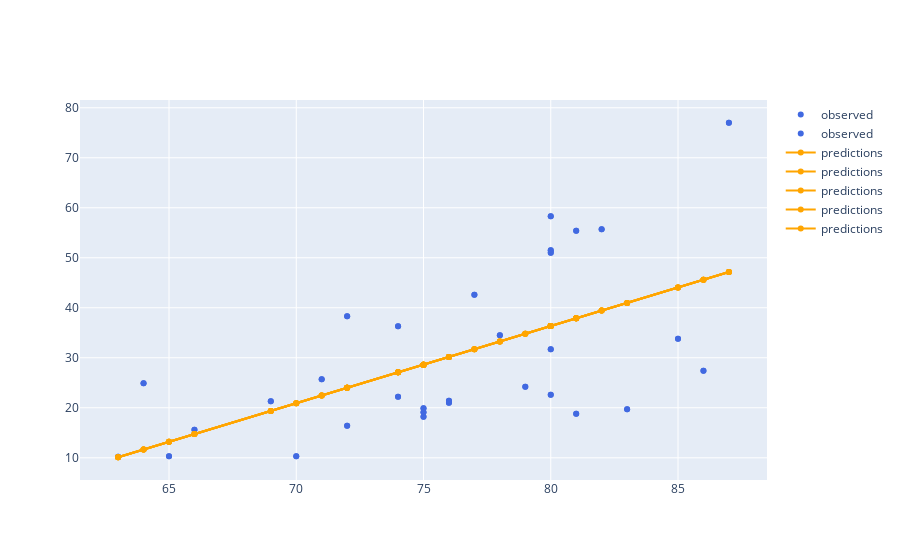

The notebook cell saved with this chart:
### Markdown cell above
Add a scatterplot of *predicted* data to the figure.

### Code cell
fig.add_scatter(x= (np.ravel(pDataframe[['Height']])),y= (np.ravel(pDataframe[['predictions']])),mode="lines+markers",name="predictions",line=dict(color='orange'))

#<xml xmlns="https://developers.google.com/blockly/xml"><variables><variable id="w|!1_/S4wRKF4S1`6Xg+">fig</variable><variable id="YynR+H75hTgW`vKfMxOx">np</variable><variable id="CudVpfu+F^ruj_:ZU_(,">pDataframe</variable></variables><block type="varDoMethod" id="O07?sQIdula@ap]/9Ogq" x="-31" y="143"><mutation items="5"></mutation><field name="VAR" id="w|!1_/S4wRKF4S1`6Xg+">fig</field><field name="MEMBER">add_scatter</field><data>fig:add_scatter</data><value name="ADD0"><block type="valueOutputCodeBlock" id="?9~fa0|VKDIpx+X]Ne],"><field name="CODE">x=</field><value name="INPUT"><block type="varDoMethod" id="PqgNL`IVR~dg0v3Zc@6E"><mutation items="1"></mutation><field name="VAR" id="YynR+H75hTgW`vKfMxOx">np</field><field name="MEMBER">ravel</field><data>np:ravel</data><value name="ADD0"><block type="indexer" id="{0YKup]NzKguA|u$}T+$"><field name="VAR" id="CudVpfu+F^ruj_:ZU_(,">pDataframe</field><value name="INDEX"><block type="lists_create_with" id="t9a]MmJQplr$V%vOxUz3"><mutation items="1"></mutation><value name="ADD0"><block type="text" id="jydyI4?hT45#whKP08UT"><field name="TEXT">Height</field></block></value></block></value></block></value></block></value></block></value><value name="ADD1"><block type="valueOutputCodeBlock" id="*_^=o_W]Sgn}Tc^ke{#)"><field name="CODE">y=</field><value name="INPUT"><block type="varDoMethod" id="3?uC$.@1v/6AYM0^KD^t"><mutation items="1"></mutation><field name="VAR" id="YynR+H75hTgW`vKfMxOx">np</field><field name="MEMBER">ravel</field><data>np:ravel</data><value name="ADD0"><block type="indexer" id="LY/hxSnBOfWTui}8@d.*"><field name="VAR" id="CudVpfu+F^ruj_:ZU_(,">pDataframe</field><value name="INDEX"><block type="lists_create_with" id="WIy]!H9t$(6VN9#y1C,-"><mutation items="1"></mutation><value name="ADD0"><block type="text" id="5W]!]7j$xQzCaP0K/$Hq"><field name="TEXT">predictions</field></block></value></block></value></block></value></block></value></block></value><value name="ADD2"><block type="dummyOutputCodeBlock" id="sif/rSeATJ5@wW{~i{bj"><field name="CODE">mode="lines+markers"</field></block></value><value name="ADD3"><block type="dummyOutputCodeBlock" id="tT4JzYg!8$,J4BX,5*(n"><field name="CODE">name="predictions"</field></block></value><value name="ADD4"><block type="dummyOutputCodeBlock" id="OxNE0Iz6@tG*|Lng7anA"><field name="CODE">line=dict(color='orange')</field></block></value></block></xml>

### Figure 1 — Plotly figure (JSON) as saved in the notebook; plotly's stock layout.template omitted (floating-point values rounded to 4 significant figures)
{"data": [{"line": {"color": "royalblue"}, "mode": "markers", "name": "observed", "type": "scatter", "x": [70, 65, 63, 72, 81, 83, 66, 75, 80, 75, 79, 76, 76, 69, 75, 74, 85, 86, 71, 64, 78, 80, 74, 72, 77, 81, 82, 80, 80, 80, 87], "y": [10.3, 10.3, 10.2, 16.4, 18.8, 19.7, 15.6, 18.2, 22.6, 19.9, 24.2, 21.0, 21.4, 21.3, 19.1, 22.2, 33.8, 27.4, 25.7, 24.9, 34.5, 31.7, 36.3, 38.3, 42.6, 55.4, 55.7, 58.3, 51.5, 51.0, 77.0]}, {"line": {"color": "royalblue"}, "mode": "markers", "name": "observed", "type": "scatter", "x": [70, 65, 63, 72, 81, 83, 66, 75, 80, 75, 79, 76, 76, 69, 75, 74, 85, 86, 71, 64, 78, 80, 74, 72, 77, 81, 82, 80, 80, 80, 87], "y": [10.3, 10.3, 10.2, 16.4, 18.8, 19.7, 15.6, 18.2, 22.6, 19.9, 24.2, 21.0, 21.4, 21.3, 19.1, 22.2, 33.8, 27.4, 25.7, 24.9, 34.5, 31.7, 36.3, 38.3, 42.6, 55.4, 55.7, 58.3, 51.5, 51.0, 77.0]}, {"line": {"color": "orange"}, "mode": "lines+markers", "name": "predictions", "type": "scatter", "x": [70, 65, 63, 72, 81, 83, 66, 75, 80, 75, 79, 76, 76, 69, 75, 74, 85, 86, 71, 64, 78, 80, 74, 72, 77, 81, 82, 80, 80, 80, 87], "y": [20.91, 13.19, 10.11, 24.0, 37.89, 40.97, 14.74, 28.63, 36.34, 28.63, 34.8, 30.17, 30.17, 19.37, 28.63, 27.08, 44.06, 45.6, 22.45, 11.65, 33.26, 36.34, 27.08, 24.0, 31.71, 37.89, 39.43, 36.34, 36.34, 36.34, 47.15]}, {"line": {"color": "orange"}, "mode": "lines+markers", "name": "predictions", "type": "scatter", "x": [70, 65, 63, 72, 81, 83, 66, 75, 80, 75, 79, 76, 76, 69, 75, 74, 85, 86, 71, 64, 78, 80, 74, 72, 77, 81, 82, 80, 80, 80, 87], "y": [20.91, 13.19, 10.11, 24.0, 37.89, 40.97, 14.74, 28.63, 36.34, 28.63, 34.8, 30.17, 30.17, 19.37, 28.63, 27.08, 44.06, 45.6, 22.45, 11.65, 33.26, 36.34, 27.08, 24.0, 31.71, 37.89, 39.43, 36.34, 36.34, 36.34, 47.15]}, {"line": {"color": "orange"}, "mode": "lines+markers", "name": "predictions", "type": "scatter", "x": [70, 65, 63, 72, 81, 83, 66, 75, 80, 75, 79, 76, 76, 69, 75, 74, 85, 86, 71, 64, 78, 80, 74, 72, 77, 81, 82, 80, 80, 80, 87], "y": [20.91, 13.19, 10.11, 24.0, 37.89, 40.97, 14.74, 28.63, 36.34, 28.63, 34.8, 30.17, 30.17, 19.37, 28.63, 27.08, 44.06, 45.6, 22.45, 11.65, 33.26, 36.34, 27.08, 24.0, 31.71, 37.89, 39.43, 36.34, 36.34, 36.34, 47.15]}, {"line": {"color": "orange"}, "mode": "lines+markers", "name": "predictions", "type": "scatter", "x": [70, 65, 63, 72, 81, 83, 66, 75, 80, 75, 79, 76, 76, 69, 75, 74, 85, 86, 71, 64, 78, 80, 74, 72, 77, 81, 82, 80, 80, 80, 87], "y": [20.91, 13.19, 10.11, 24.0, 37.89, 40.97, 14.74, 28.63, 36.34, 28.63, 34.8, 30.17, 30.17, 19.37, 28.63, 27.08, 44.06, 45.6, 22.45, 11.65, 33.26, 36.34, 27.08, 24.0, 31.71, 37.89, 39.43, 36.34, 36.34, 36.34, 47.15]}, {"line": {"color": "orange"}, "mode": "lines+markers", "name": "predictions", "type": "scatter", "x": [70, 65, 63, 72, 81, 83, 66, 75, 80, 75, 79, 76, 76, 69, 75, 74, 85, 86, 71, 64, 78, 80, 74, 72, 77, 81, 82, 80, 80, 80, 87], "y": [20.91, 13.19, 10.11, 24.0, 37.89, 40.97, 14.74, 28.63, 36.34, 28.63, 34.8, 30.17, 30.17, 19.37, 28.63, 27.08, 44.06, 45.6, 22.45, 11.65, 33.26, 36.34, 27.08, 24.0, 31.71, 37.89, 39.43, 36.34, 36.34, 36.34, 47.15]}], "layout": {}}
